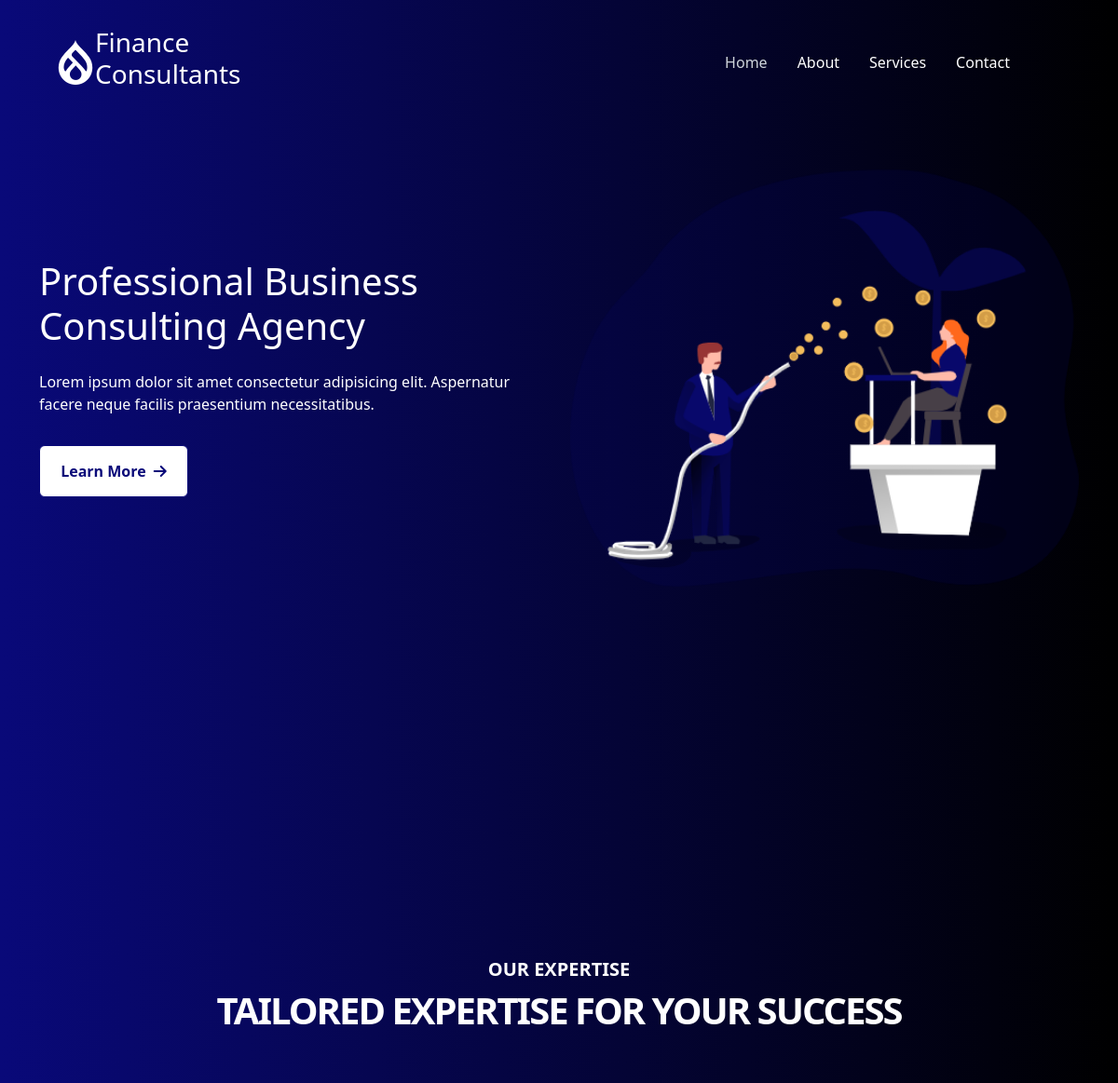
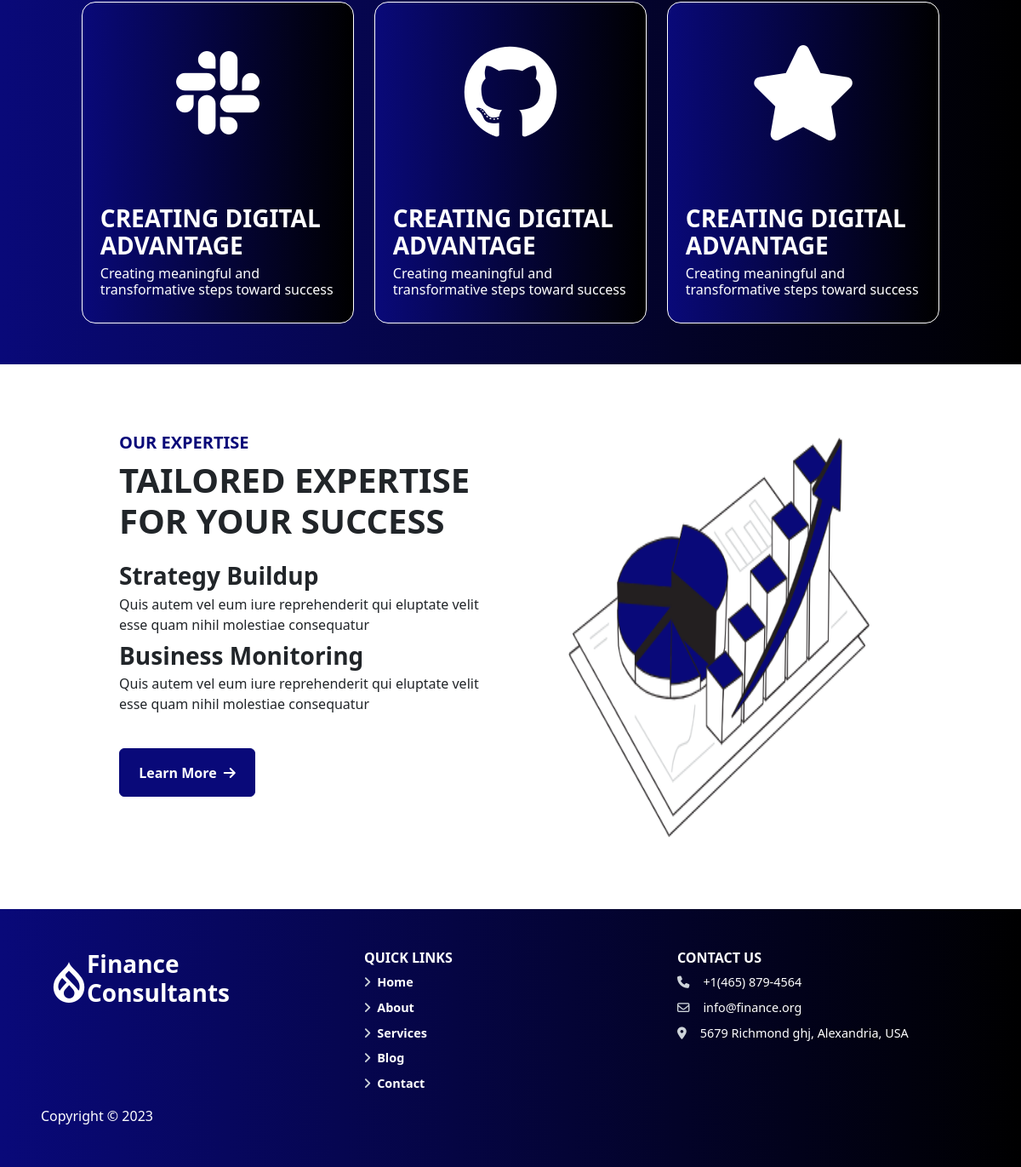
The page / on the database its author committed (2 pictures, top to bottom).
### tables this page shows
CREATE TABLE `services` (
  `id` int(11) NOT NULL,
  `icon` varchar(255) NOT NULL,
  `heading-top` varchar(255) NOT NULL,
  `heading-bottom` varchar(255) NOT NULL
);

CREATE TABLE `strategies` (
  `id` int(11) NOT NULL,
  `title` varchar(255) NOT NULL,
  `description` varchar(255) NOT NULL
);

### index.php (the view, shortened to what this page needs)
<?php include 'components/header.php'; ?>
<?php
$sql = 'SELECT * FROM services';
$result = mysqli_query($conn_1, $sql);
$services = mysqli_fetch_all($result, MYSQLI_ASSOC);
$sql = 'SELECT * FROM strategies';
$result = mysqli_query($conn_1, $sql);
$strategies = mysqli_fetch_all($result, MYSQLI_ASSOC);
?>
   <section id="home" class="intro-section">
    <div class="container">
<div class="row d-flex align-items-center">
  <div class="col-lg-6 intros">
    <div class="intros-headings mb-4 d-grid gap-3">
      <h1>Professional Business Consulting Agency</h1>
      <h6>Lorem ipsum dolor sit amet consectetur adipisicing elit.
        Aspernatur facere neque facilis praesentium necessitatibus.</h6>
    </div>
    <?php include 'components/button.php'; ?>
  </div>
  <div class="col-lg-6 intros">
    <img src="./assets/images/Motivation_Monochromatic.png" alt="illustration" class="intros-image">
  </div>
</div>
</div>
</section>
<section class="services  p-5">
  <div class="container-fuid pt-5">
    <div class="heading d-grid justify-content-center mb-5">
      <h5 class="heading-top text-center fw-bold">Our Expertise</h5>
      <h1 class="heading-buttom fw-bold">Tailored expertise for your success</h1>
    </div>
    <div class="row justify-content-center gap-4">
      <?php foreach ($services as $service) : ?>
        <div class="col-md-3 service d-grid gap-5">
          <div class="service--icon text-center">
            <i class="<?php echo $service['icon']; ?>"></i>
          </div>
          <div class="text">
            <h3 class="text-top"><?php echo $service['heading-top']; ?></h3>
            <h6 class="text-buttom"><?php echo $service['heading-bottom']; ?></h6>
          </div>
        </div>
      <?php endforeach; ?>
    </div>
  </div>
</section>
<div class="section-strategy">
  <div class="container-fluid">
    <div class="row gap-5">
      <div class="col-lg-6 col-md-12 col-sm-12 strategy-description">
        <div class="heading mb-4">
          <h5 class="heading-top text-start fw-bold">Our Expertise</h5>
          <h1 class="heading-bottom fw-bold">Tailored expertise for your success</h1>
        </div>
        <?php foreach ($strategies as $strategy) : ?>
        <h3 class="text d-flex flex-column gap-1 ">
          <span class="text-top"><?php echo $strategy['title']; ?></span>
          <span class="text-bottom"><?php echo $strategy['description']; ?></span>
        </h3>
        <?php endforeach; ?>
        <?php include 'components/button.php'; ?>
      </div>
      <div class="col-lg-6 strategy-img">
      <img src="./assets/images/strategy2.png" alt="illustration" class="intros-image">
      </div>
    </div>
  </div>
</div>
<?php include 'components/footer.php'; ?>

### components/header.php (shortened to what this page needs)
<!DOCTYPE html>
<html lang="en">
<head>
  <link rel="stylesheet" href="assets/css/style.css">
  <link rel="stylesheet" href="assets/css/fontawesome.css">
</head>
<body>
  <nav class="navbar navbar-expand-md navbar-dark menu px-5 py-4">
    <div class="container-fluid menu-container">
      <a class="navbar-brand d-flex align-items-center" href="#">
        <i class="fa-brands fa-drupal logo"></i>
        <h3 class="h3-color">Finance <br> Consultants</h1>
      </a>
      <div class="collapse navbar-collapse justify-content-end" id="navbarNav">
        <ul class="navbar-nav p-2 px-5 d-flex gap-3">
          <li class="nav-item">
            <a class="nav-link active" aria-current="page" href="index.php">Home</a>
          </li>
          <li class="nav-item">
            <a class="nav-link" href="about.php">About</a>
          </li>
          <li class="nav-item">
            <a class="nav-link" href="services.php">Services</a>
          </li>
          <li class="nav-item">
            <a class="nav-link" href="contact.php">Contact</a>
          </li>
        </ul>
      </div>
    </div>
  </nav>

### components/button.php
<button class="rounded btn btn-primary btn-md" type="button">Learn more
    <span class="ms-1">
        <i class="fa-solid fa-arrow-right"></i>
    </span>
</button>

### components/footer.php (shortened to what this page needs)
 <footer>
  <div class="container-fluid">
    <div class="row d-flex justify-items-center">
      <div class="col-md-4 col-sm-12">
      <a class="logo-link d-flex align-items-center" href="#">
        <i class="fa-brands fa-drupal logo"></i>
        <h3 class="logo-text">Finance <br> Consultants</h1>
      </a>
      </div>
      <div class="col-md-4 col-sm-6 col-xs-12 links">
        <h3>Quick Links</h3>
        <ul class="d-flex flex-column align-items-start gap-2">
          <li><a href="../finance/index.php"><i class="fa-solid fa-angle-right fw-bold me-2"></i>Home</a></li>
          <li><a href="../finance/about.php"><i class="fa-solid fa-angle-right fw-bold me-2"></i>About</a></li>
          <li><a href="../finance/services.php"><i class="fa-solid fa-angle-right fw-bold me-2"></i>Services</a></li>
          <li><a href="../finance/blog.php"><i class="fa-solid fa-angle-right fw-bold me-2"></i>Blog</a></li>
          <li><a href="../finance/contact.php"><i class="fa-solid fa-angle-right fw-bold me-2"></i>Contact</a></li>
        </ul>
      </div>
      <div class="col-md-4 col-sm-6 col-xs-12 links">
        <h3>Contact Us</h3>
        <ul class="d-flex flex-column align-items-start gap-2">
          <li><i class=" me-3 fa-solid fa-phone"></i>+1(465) 879-4564</li>
          <li><i class=" me-3 fa-regular fa-envelope"></i>info@finance.org</li>
          <li><i class=" me-3 fa-solid fa-location-dot"></i>5679 Richmond ghj, Alexandria, USA</li>
        </ul>
      </div>
    </div>
  </div>
  Copyright &copy; 2023
 </footer>
</body>
</html>

### rows shown on the page
services: value "CREATING DIGITAL ADVANTAGE", value "Creating meaningful and transformative steps toward success"
services: value "CREATING DIGITAL ADVANTAGE", value "Creating meaningful and transformative steps toward success"
services: value "CREATING DIGITAL ADVANTAGE", value "Creating meaningful and transformative steps toward success"
strategies: title "Strategy Buildup", description "Quis autem vel eum iure reprehenderit qui eluptate velit esse quam nihil molestiae consequatur"
strategies: title "Business Monitoring", description "Quis autem vel eum iure reprehenderit qui eluptate velit esse quam nihil molestiae consequatur"
